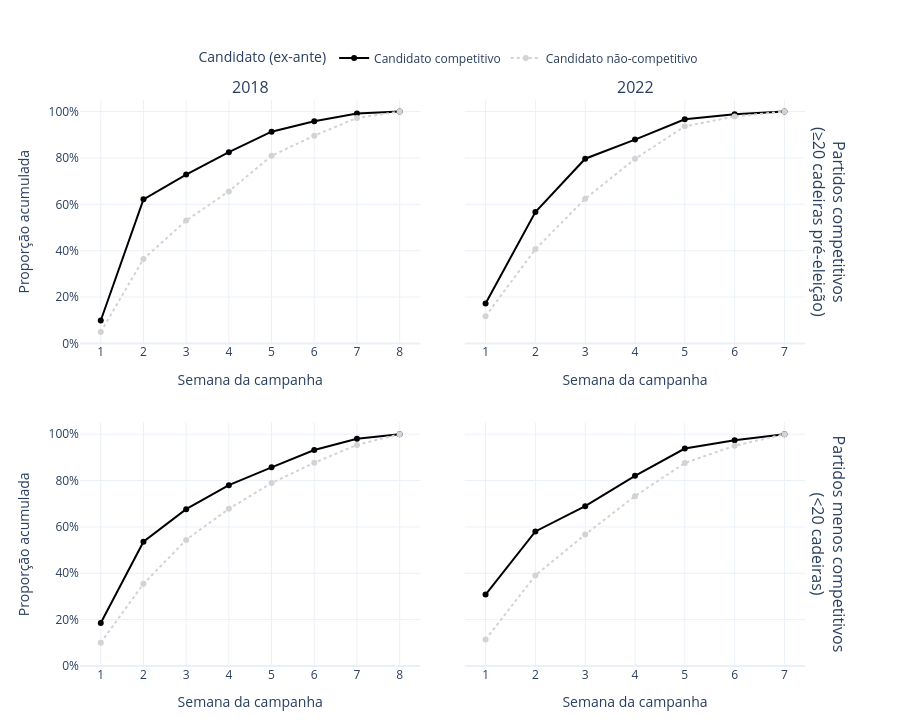

The notebook cell this image was saved under:
### Markdown cell above
## Fluxo Cumulativo por Candidato Competitivo

### Code cell
# Proporção acumulada por semana — candidato competitivo (CS) vs. demais
# Layout 2×2: linhas = tipo de partido (competitivo / menos competitivo), colunas = 2018, 2022
# Candidato ex-ante: incumbente | alcancou_10pct_qe_hist
# Tipo de partido: ≥20 cadeiras pré-eleição = competitivo
# Fonte: receitas de partido (FEFC+FP em 2018/2022)

cs_cols = ["ano_eleicao", "sg_uf", "sg_partido", "nr_candidato", "candidato_competitivo"]
_cs_lookup = rrd_df_merge[cs_cols].drop_duplicates()


def _add_grupo_cs(df_src):
    out = df_src.merge(_cs_lookup, on=["ano_eleicao", "sg_uf", "sg_partido", "nr_candidato"], how="left")
    out["candidato_competitivo"] = out["candidato_competitivo"].fillna(False)
    out["grupo_cs"] = out["candidato_competitivo"].map(
        {True: "Candidato competitivo", False: "Candidato não-competitivo"}
    )
    return out


df_rec_cs         = _add_grupo_cs(df_rec)
df_rec_cs_partido = _add_grupo_cs(df_rec_partido)

# Adicionar tipo de partido (≥20 cadeiras pré-eleição = competitivo)
df_rec_cs_tipo = df_rec_cs_partido.merge(
    cadeiras_nacionais[["ano_eleicao", "sg_partido", "tipo_partido"]],
    on=["ano_eleicao", "sg_partido"], how="left",
)
df_rec_cs_tipo["tipo_partido"] = df_rec_cs_tipo["tipo_partido"].fillna("Menos competitivo")
# Restringir a 2018 e 2022
df_rec_cs_tipo = df_rec_cs_tipo[df_rec_cs_tipo["ano_eleicao"].isin([2018, 2022])].copy()

cores_cs  = {"Candidato competitivo": "black",  "Candidato não-competitivo": "lightgrey"}
tracas_cs = {"Candidato competitivo": "solid",   "Candidato não-competitivo": "dot"}
grupos_cs = ["Candidato competitivo", "Candidato não-competitivo"]
tipos_partido = ["Competitivo", "Menos competitivo"]
anos = [2018, 2022]

df_cum_cs_tipo = calc_cumulative(
    df_rec_cs_tipo, ["ano_eleicao", "tipo_partido", "grupo_cs"]
)

fig_cs = make_subplots(
    rows=2, cols=2,
    row_titles=["Partidos competitivos<br>(≥20 cadeiras pré-eleição)", "Partidos menos competitivos<br>(<20 cadeiras)"],
    column_titles=["2018", "2022"],
    shared_yaxes=True,
    vertical_spacing=0.14, horizontal_spacing=0.06,
)
for row_idx, tipo in enumerate(tipos_partido, start=1):
    for col_idx, ano in enumerate(anos, start=1):
        for grupo in grupos_cs:
            d = df_cum_cs_tipo[
                (df_cum_cs_tipo["ano_eleicao"] == ano) &
                (df_cum_cs_tipo["tipo_partido"] == tipo) &
                (df_cum_cs_tipo["grupo_cs"] == grupo)
            ].sort_values("semana")
            if d.empty:
                continue
            fig_cs.add_trace(
                go.Scatter(
                    x=d["semana"], y=d["cum_prop"],
                    mode="lines+markers", name=grupo,
                    showlegend=(row_idx == 1 and col_idx == 1),
                    line=dict(color=cores_cs[grupo], dash=tracas_cs[grupo], width=2),
                    marker=dict(size=6),
                ),
                row=row_idx, col=col_idx,
            )

fig_cs.update_layout(
    legend=dict(orientation="h", x=0.5, xanchor="center", y=1.10, yanchor="top",
                title="Candidato (ex-ante)"),
    height=720, width=900, template="plotly_white",
    margin=dict(t=100, b=50),
)
fig_cs.update_xaxes(title_text="Semana da campanha", dtick=1)
fig_cs.update_yaxes(tickformat=".0%", range=[0, 1.05])
fig_cs.update_yaxes(title_text="Proporção acumulada", col=1)

fig_cs.write_image("figs/cap3_cumulative_proportion_cs.png", scale=2)
fig_cs.show(config={"staticPlot": True})

### Figure 1 — Plotly figure (JSON) as saved in the notebook; plotly's stock layout.template omitted (floating-point values rounded to 4 significant figures)
{"data": [{"line": {"color": "black", "dash": "solid", "width": 2}, "marker": {"size": 6}, "mode": "lines+markers", "name": "Candidato competitivo", "showlegend": true, "type": "scatter", "x": [1, 2, 3, 4, 5, 6, 7, 8], "xaxis": "x", "y": [0.09861, 0.6215, 0.7281, 0.8248, 0.9132, 0.9585, 0.9913, 1.0], "yaxis": "y"}, {"line": {"color": "lightgrey", "dash": "dot", "width": 2}, "marker": {"size": 6}, "mode": "lines+markers", "name": "Candidato não-competitivo", "showlegend": true, "type": "scatter", "x": [1, 2, 3, 4, 5, 6, 7, 8], "xaxis": "x", "y": [0.0495, 0.3639, 0.5299, 0.6557, 0.8094, 0.896, 0.9726, 1.0], "yaxis": "y"}, {"line": {"color": "black", "dash": "solid", "width": 2}, "marker": {"size": 6}, "mode": "lines+markers", "name": "Candidato competitivo", "showlegend": false, "type": "scatter", "x": [1, 2, 3, 4, 5, 6, 7], "xaxis": "x2", "y": [0.1718, 0.5668, 0.7967, 0.8791, 0.967, 0.9887, 1.0], "yaxis": "y2"}, {"line": {"color": "lightgrey", "dash": "dot", "width": 2}, "marker": {"size": 6}, "mode": "lines+markers", "name": "Candidato não-competitivo", "showlegend": false, "type": "scatter", "x": [1, 2, 3, 4, 5, 6, 7], "xaxis": "x2", "y": [0.1172, 0.4063, 0.6237, 0.796, 0.9365, 0.9787, 1.0], "yaxis": "y2"}, {"line": {"color": "black", "dash": "solid", "width": 2}, "marker": {"size": 6}, "mode": "lines+markers", "name": "Candidato competitivo", "showlegend": false, "type": "scatter", "x": [1, 2, 3, 4, 5, 6, 7, 8], "xaxis": "x3", "y": [0.1853, 0.5363, 0.6766, 0.7802, 0.8572, 0.9317, 0.9801, 1.0], "yaxis": "y3"}, {"line": {"color": "lightgrey", "dash": "dot", "width": 2}, "marker": {"size": 6}, "mode": "lines+markers", "name": "Candidato não-competitivo", "showlegend": false, "type": "scatter", "x": [1, 2, 3, 4, 5, 6, 7, 8], "xaxis": "x3", "y": [0.1006, 0.3545, 0.5441, 0.678, 0.7892, 0.8767, 0.9539, 1.0], "yaxis": "y3"}, {"line": {"color": "black", "dash": "solid", "width": 2}, "marker": {"size": 6}, "mode": "lines+markers", "name": "Candidato competitivo", "showlegend": false, "type": "scatter", "x": [1, 2, 3, 4, 5, 6, 7], "xaxis": "x4", "y": [0.3084, 0.5805, 0.6897, 0.8203, 0.938, 0.9742, 1.0], "yaxis": "y4"}, {"line": {"color": "lightgrey", "dash": "dot", "width": 2}, "marker": {"size": 6}, "mode": "lines+markers", "name": "Candidato não-competitivo", "showlegend": false, "type": "scatter", "x": [1, 2, 3, 4, 5, 6, 7], "xaxis": "x4", "y": [0.1142, 0.3908, 0.5672, 0.7326, 0.8759, 0.9501, 1.0], "yaxis": "y4"}], "layout": {"annotations": [{"font": {"size": 16}, "showarrow": false, "text": "2018", "x": 0.23, "xanchor": "center", "xref": "paper", "y": 1, "yanchor": "bottom", "yref": "paper"}, {"font": {"size": 16}, "showarrow": false, "text": "2022", "x": 0.75, "xanchor": "center", "xref": "paper", "y": 1, "yanchor": "bottom", "yref": "paper"}, {"font": {"size": 16}, "showarrow": false, "text": "Partidos competitivos<br>(≥20 cadeiras pré-eleição)", "textangle": 90, "x": 0.98, "xanchor": "left", "xref": "paper", "y": 0.785, "yanchor": "middle", "yref": "paper"}, {"font": {"size": 16}, "showarrow": false, "text": "Partidos menos competitivos<br>(<20 cadeiras)", "textangle": 90, "x": 0.98, "xanchor": "left", "xref": "paper", "y": 0.215, "yanchor": "middle", "yref": "paper"}], "height": 720, "legend": {"orientation": "h", "title": {"text": "Candidato (ex-ante)"}, "x": 0.5, "xanchor": "center", "y": 1.1, "yanchor": "top"}, "margin": {"b": 50, "t": 100}, "width": 900, "xaxis": {"anchor": "y", "domain": [0, 0.46], "dtick": 1, "title": {"text": "Semana da campanha"}}, "xaxis2": {"anchor": "y2", "domain": [0.52, 0.98], "dtick": 1, "title": {"text": "Semana da campanha"}}, "xaxis3": {"anchor": "y3", "domain": [0, 0.46], "dtick": 1, "title": {"text": "Semana da campanha"}}, "xaxis4": {"anchor": "y4", "domain": [0.52, 0.98], "dtick": 1, "title": {"text": "Semana da campanha"}}, "yaxis": {"anchor": "x", "domain": [0.57, 1], "range": [0, 1.05], "tickformat": ".0%", "title": {"text": "Proporção acumulada"}}, "yaxis2": {"anchor": "x2", "domain": [0.57, 1], "matches": "y", "range": [0, 1.05], "showticklabels": false, "tickformat": ".0%"}, "yaxis3": {"anchor": "x3", "domain": [0, 0.43], "range": [0, 1.05], "tickformat": ".0%", "title": {"text": "Proporção acumulada"}}, "yaxis4": {"anchor": "x4", "domain": [0, 0.43], "matches": "y3", "range": [0, 1.05], "showticklabels": false, "tickformat": ".0%"}}}
